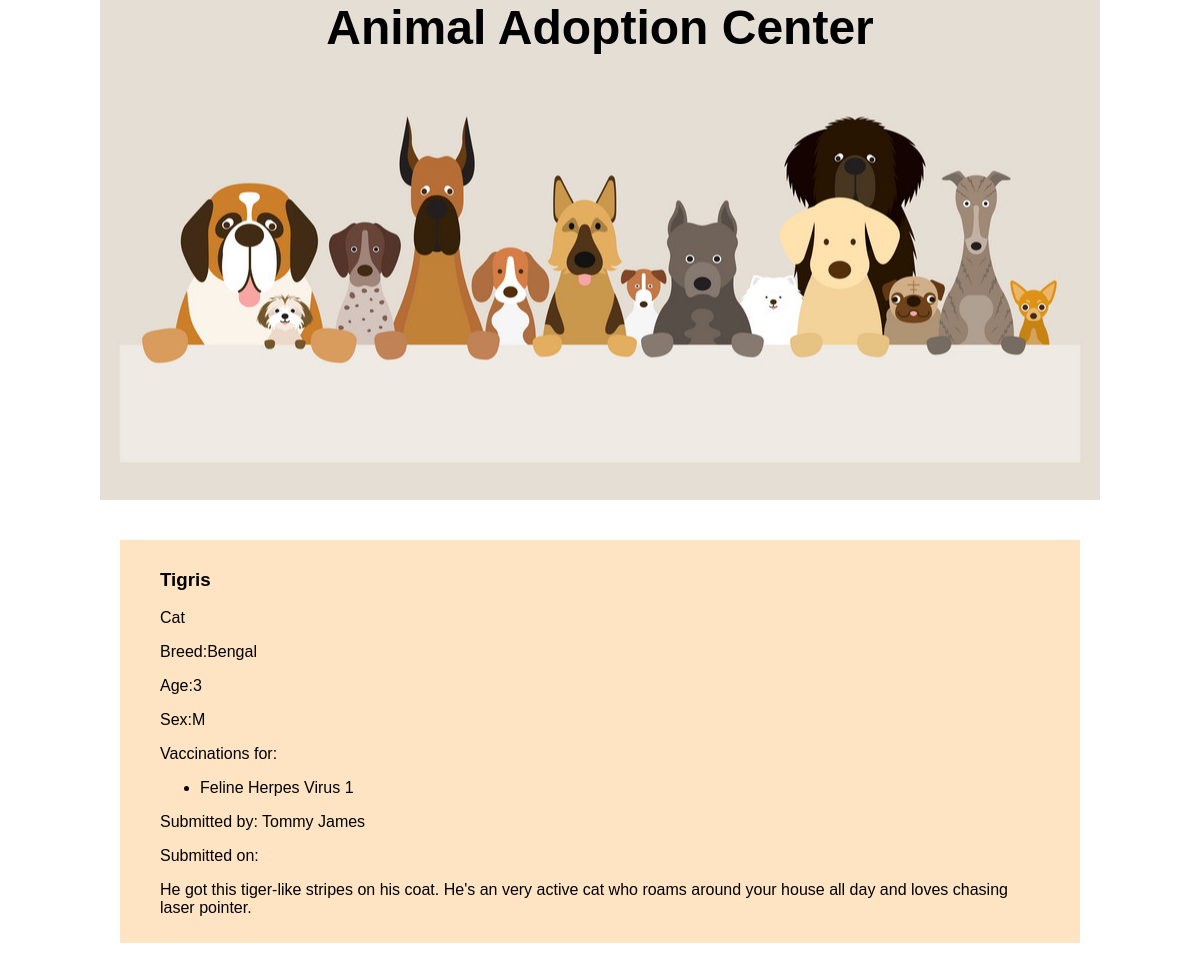
The page /adoptions/45/ on the database its author committed.
### adoptions/models.py (models this page shows, shortened)
class Pet(models.Model):
    name = models.CharField(max_length=50)
    species = models.CharField(max_length=15)
    breed = models.CharField(max_length=30, blank=True)
    sex = models.CharField(max_length=1, choices=[('M','Male'),('F','Female')], blank=True)
    age = models.IntegerField(null=True)
    submitter = models.CharField(max_length=100)
    submission_date = models.DateTimeField()
    description = models.TextField(blank=True)
    vaccinations = models.ManyToManyField('Vaccine', blank=True) # Foreign key to Vaccine model
    picture = models.URLField(blank=True)

class Vaccine(models.Model):
    name = models.CharField(max_length=50, unique=True)

### adoptions/views.py (the view)
# urls.py: path('adoptions/<int:id>/', views.pet_detail, name='pet_detail'),
def pet_detail(req, id):
    try:
        pet = Pet.objects.get(id=id)
    except Pet.DoesNotExist:
        raise Http404('Pet not found')
    return render(req, 'pet_detail.html', {'pet': pet})

### adoptions/templates/pet_detail.html
{% extends 'base.html' %}
    {% block content %}
        <div class="pet_detail">
            <h3>{{ pet.name | capfirst}}</h3>
            <p>{{ pet.species }}</p>
            {% if pet.breed %}
                <p>Breed:{{ pet.breed }}</p>
            {% endif %}
            {% if pet.age %}
                <p>Age:{{ pet.age }}</p>
            {% endif %}
            {% if pet.sex %}
                <p>Sex:{{ pet.sex }}</p>
            {% endif %}
            {% if pet.vaccinations.all %}
                <p>Vaccinations for:</p>
                <ul>
                {% for vaccination in pet.vaccinations.all %}
                    <li>{{ vaccination.name }}</li>
                {% endfor %}
                </ul>
            {% endif %}
            <p>Submitted by: {{ pet.submitter}} </p>
            <p>Submitted on: {{ pet.submision_date | date:"M d Y"}} </p>
            <p>{{ pet.description }}</p>
        </div>
    {% endblock content %}

### static/style.css (style rules this page uses)
body { margin: 0; font-family: 'Gill Sans', 'Gill Sans MT', Calibri, 'Trebuchet MS', sans-serif; }
.pet_detail { background-color: bisque; margin: 40px 10%; padding: 10px 40px; }

### rows shown on the page
Pet: name "Tigris", species "Cat", breed "Bengal", age "3", sex "M", submitter "Tommy James", description "He got this tiger-like stripes on his coat. He's an very active cat who roams around your house all day and loves chasing laser pointer."
Vaccine: name "Feline Herpes Virus 1"
